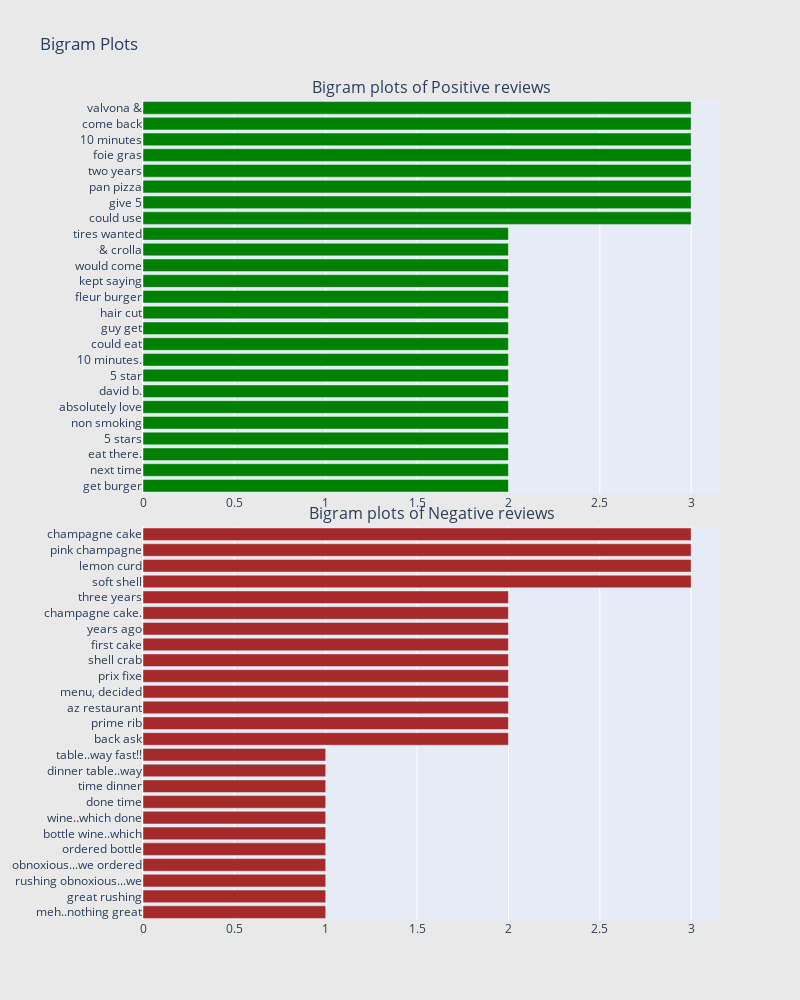

The notebook cell this image was saved under:
### Code cell
#@title
configure_plotly_browser_state()
review_neg = misclassified_text.loc[misclassified_text['sentiment'] == 1]
review_pos = misclassified_text.loc[misclassified_text['sentiment'] == 2]
## Get the bar chart from positive reviews ##
freq_dict = defaultdict(int)
for sent in review_pos["text"]:
    for word in generate_ngrams(sent,2):
        freq_dict[word] += 1
fd_sorted = pd.DataFrame(sorted(freq_dict.items(), key=lambda x: x[1])[::-1])
fd_sorted.columns = ["word", "wordcount"]
trace0 = horizontal_bar_chart(fd_sorted.head(25), 'green')

## Get the bar chart from negative reviews ##
freq_dict = defaultdict(int)
for sent in review_neg["text"]:
    for word in generate_ngrams(sent,2):
        freq_dict[word] += 1
fd_sorted = pd.DataFrame(sorted(freq_dict.items(), key=lambda x: x[1])[::-1])
fd_sorted.columns = ["word", "wordcount"]
trace2 = horizontal_bar_chart(fd_sorted.head(25), 'brown')



# Creating two subplots
fig = tools.make_subplots(rows=2, cols=1, vertical_spacing=0.04,horizontal_spacing=0.25,
                          subplot_titles=["Bigram plots of Positive reviews",
                                          "Bigram plots of Negative reviews"
                                          ])
fig.append_trace(trace0, 1, 1)
fig.append_trace(trace2, 2, 1)


fig['layout'].update(height=1000, width=800, paper_bgcolor='rgb(233,233,233)', title="Bigram Plots")
iplot(fig, filename='word-plots')

### Figure 1 — Plotly figure (JSON) as saved in the notebook; plotly's stock layout.template omitted (floating-point values rounded to 4 significant figures)
{"data": [{"showlegend": false, "orientation": "h", "yaxis": "y", "y": ["get burger", "next time", "eat there.", "5 stars", "non smoking", "absolutely love", "david b.", "5 star", "10 minutes.", "could eat", "guy get", "hair cut", "fleur burger", "kept saying", "would come", "& crolla", "tires wanted", "could use", "give 5", "pan pizza", "two years", "foie gras", "10 minutes", "come back", "valvona &"], "xaxis": "x", "marker": {"color": "green"}, "x": [2, 2, 2, 2, 2, 2, 2, 2, 2, 2, 2, 2, 2, 2, 2, 2, 2, 3, 3, 3, 3, 3, 3, 3, 3], "type": "bar"}, {"showlegend": false, "orientation": "h", "yaxis": "y2", "y": ["meh..nothing great", "great rushing", "rushing obnoxious...we", "obnoxious...we ordered", "ordered bottle", "bottle wine..which", "wine..which done", "done time", "time dinner", "dinner table..way", "table..way fast!!", "back ask", "prime rib", "az restaurant", "menu, decided", "prix fixe", "shell crab", "first cake", "years ago", "champagne cake.", "three years", "soft shell", "lemon curd", "pink champagne", "champagne cake"], "xaxis": "x2", "marker": {"color": "brown"}, "x": [1, 1, 1, 1, 1, 1, 1, 1, 1, 1, 1, 2, 2, 2, 2, 2, 2, 2, 2, 2, 2, 3, 3, 3, 3], "type": "bar"}], "layout": {"xaxis": {"domain": [0, 1], "anchor": "y"}, "title": {"text": "Bigram Plots"}, "paper_bgcolor": "rgb(233,233,233)", "yaxis": {"domain": [0.52, 1], "anchor": "x"}, "xaxis2": {"domain": [0, 1], "anchor": "y2"}, "height": 1000, "width": 800, "yaxis2": {"domain": [0, 0.48], "anchor": "x2"}, "annotations": [{"yanchor": "bottom", "xref": "paper", "xanchor": "center", "yref": "paper", "text": "Bigram plots of Positive reviews", "y": 1, "x": 0.5, "font": {"size": 16}, "showarrow": false}, {"yanchor": "bottom", "xref": "paper", "xanchor": "center", "yref": "paper", "text": "Bigram plots of Negative reviews", "y": 0.48, "x": 0.5, "font": {"size": 16}, "showarrow": false}]}}
